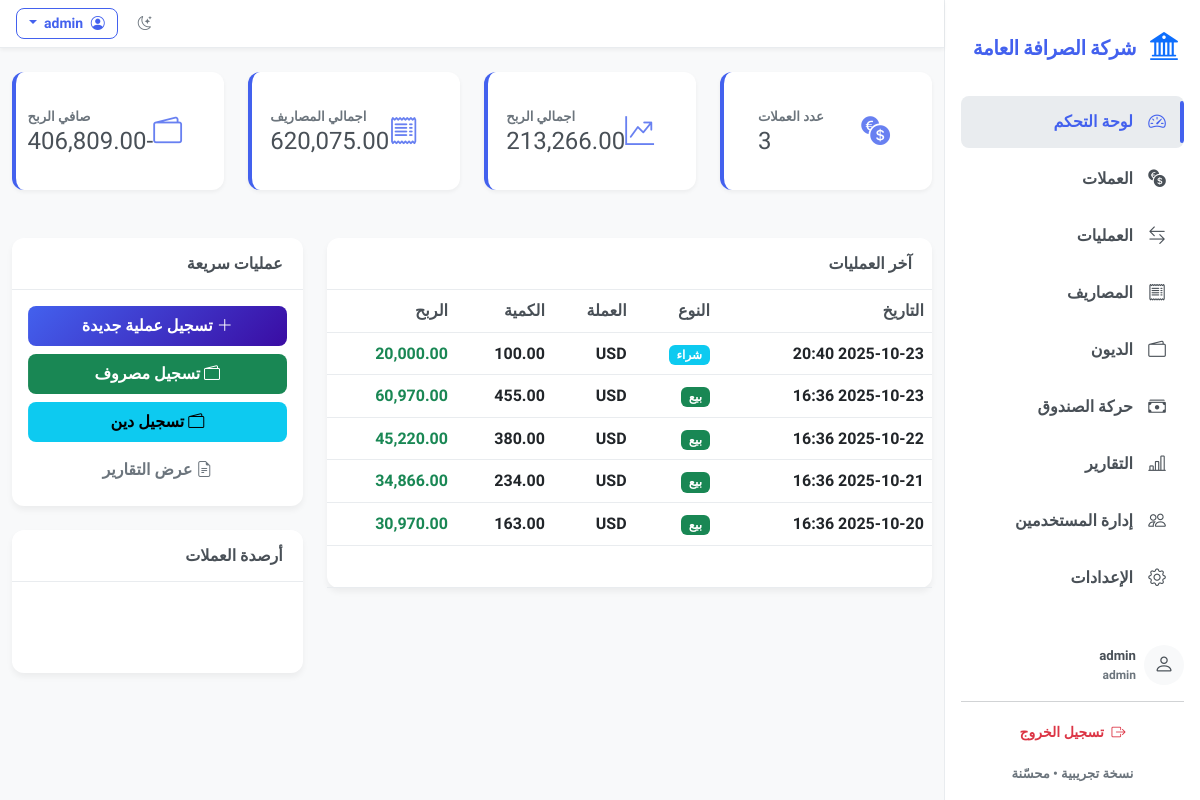
Screenshot of / (signed in) with the database file from the repository.
### models.py (models this page shows)
class Settings(db.Model):
    id = db.Column(db.Integer, primary_key=True)
    company_name = db.Column(db.String(100), default='شركة الصرافة')
    company_logo = db.Column(db.String(200), default='bi-bank2')  # Bootstrap icon class

class User(UserMixin, db.Model):
    id = db.Column(db.Integer, primary_key=True)
    username = db.Column(db.String(80), unique=True, nullable=False)
    password_hash = db.Column(db.String(200), nullable=False)
    role = db.Column(db.String(20), default='viewer')

class Transaction(db.Model):
    id = db.Column(db.Integer, primary_key=True)
    date = db.Column(db.DateTime, default=datetime.utcnow)
    type = db.Column(db.String(10))
    currency_id = db.Column(db.Integer, db.ForeignKey('currency.id'))
    currency = db.relationship('Currency')
    quantity = db.Column(db.Float, nullable=False)
    buy_rate = db.Column(db.Float)
    sell_rate = db.Column(db.Float)
    total_value_local = db.Column(db.Float)
    profit = db.Column(db.Float)
    notes = db.Column(db.String(255))

class Currency(db.Model):
    id = db.Column(db.Integer, primary_key=True)
    code = db.Column(db.String(10), unique=True, nullable=False)
    name = db.Column(db.String(64), nullable=False)
    rate = db.Column(db.Float, nullable=False, default=1.0)
    last_update = db.Column(db.DateTime, default=datetime.utcnow)

### app.py (the view)
    @app.route('/')
    @login_required
    def dashboard():
        total_currencies = Currency.query.count()
        latest_tx = Transaction.query.order_by(Transaction.date.desc()).limit(10).all()
        currencies = Currency.query.all()
        total_profit = db.session.query(db.func.coalesce(db.func.sum(Transaction.profit),0)).scalar() or 0
        total_expenses = db.session.query(db.func.coalesce(db.func.sum(Expense.amount),0)).scalar() or 0
        balances = {}
        for c in currencies:
            last = Cashbox.query.filter_by(currency_id=c.id).order_by(Cashbox.date.desc()).first()
            balances[c.code] = last.balance_after if last else 0
        settings = Settings.query.first()
        return render_template('dashboard.html', total_currencies=total_currencies, latest_tx=latest_tx,
                               currencies=currencies, total_profit=total_profit, total_expenses=total_expenses,
                               balances=balances, settings=settings)

### templates/dashboard.html (shortened to what this page needs)
{% extends 'base.html' %}
{% block content %}
<div class="row g-4 mb-4 animate-on-scroll">
  <div class="col-12 col-md-3">
    <div class="card stat-card bounce-in">
      <div class="card-body">
        <div class="d-flex align-items-center">
          <i class="bi bi-currency-exchange stat-icon"></i>
          <div class="ms-auto text-end">
            <div class="small text-muted">عدد العملات</div>
            <div class="h4 mb-0">{{ total_currencies }}</div>
          </div>
        </div>
      </div>
    </div>
  </div>
  <div class="col-12 col-md-3">
    <div class="card stat-card  bounce-in">
      <div class="card-body">
        <div class="d-flex align-items-center">
          <i class="bi bi-graph-up-arrow stat-icon"></i>
          <div class="ms-auto text-end">
            <div class="small text-muted">اجمالي الربح</div>
            <div class="h4 mb-0">{{ total_profit|currency_fmt }}</div>
          </div>
        </div>
      </div>
    </div>
  </div>
  <div class="col-12 col-md-3">
    <div class="card stat-card  bounce-in">
      <div class="card-body">
        <div class="d-flex align-items-center">
          <i class="bi bi-receipt stat-icon"></i>
          <div class="ms-auto text-end">
            <div class="small text-muted">اجمالي المصاريف</div>
            <div class="h4 mb-0">{{ total_expenses|currency_fmt }}</div>
          </div>
        </div>
      </div>
    </div>
  </div>
  <div class="col-12 col-md-3">
    <div class="card stat-card  bounce-in">
      <div class="card-body">
        <div class="d-flex align-items-center">
          <i class="bi bi-wallet2 stat-icon"></i>
          <div class="ms-auto text-end">
            <div class="small text-muted">صافي الربح</div>
            <div class="h4 mb-0">{{ (total_profit - total_expenses)|currency_fmt }}</div>
          </div>
        </div>
      </div>
    </div>
  </div>
</div>
<div class="row g-4 animate-on-scroll">
  <div class="col-12 col-md-8">
    <div class="card slide-in-left">
      <div class="card-header">
        <h6 class="mb-0">آخر العمليات</h6>
      </div>
      <div class="card-body p-0">
        {% if latest_tx %}
        <div class="table-responsive">
          <table class="table table-hover mb-0">
            <thead>
              <tr>
                <th>التاريخ</th>
                <th>النوع</th>
                <th>العملة</th>
                <th>الكمية</th>
                <th>الربح</th>
              </tr>
            </thead>
            <tbody>
              {% for tx in latest_tx %}
              <tr class="animate-on-scroll">
                <td>{{ tx.date.strftime('%Y-%m-%d %H:%M') }}</td>
                <td>
                  {% if tx.type == 'buy' %}
                  <span class="badge bg-info">شراء</span>
                  {% else %}
                  <span class="badge bg-success">بيع</span>
                  {% endif %}
                </td>
                <td>{{ tx.currency.code if tx.currency else '-' }}</td>
                <td>{{ '{:,.2f}'.format(tx.quantity) }}</td>
                <td class="{% if tx.profit > 0 %}text-success{% else %}text-danger{% endif %}">
                  {{ '{:,.2f}'.format(tx.profit or 0) }}
                </td>
              </tr>
              {% endfor %}
            </tbody>
          </table>
        </div>
        {% else %}
        <div class="text-center py-5">
          <i class="bi bi-arrow-left-right fs-1 text-muted mb-3"></i>
          <h6 class="text-muted">لا توجد عمليات مسجلة</h6>
        </div>
        {% endif %}
      </div>
    </div>
  </div>
  <div class="col-12 col-md-4">
    <div class="card slide-in-right">
      <div class="card-header">
        <h6 class="mb-0">عمليات سريعة</h6>
      </div>
      <div class="card-body">
        <div class="d-grid gap-2">
          <a class="btn btn-primary bounce-in" href="/transaction/add">
            <i class="bi bi-plus-lg"></i> تسجيل عملية جديدة
          </a>
          <a class="btn btn-success bounce-in" href="/expense/add">
            <i class="bi bi-wallet2"></i> تسجيل مصروف
          </a>
          <a class="btn btn-info bounce-in" href="/debt/add">
            <i class="bi bi-wallet2"></i> تسجيل دين
          </a>
          <a class="btn btn-outline-secondary bounce-in" href="/reports">
            <i class="bi bi-file-earmark-text"></i> عرض التقارير
          </a>
        </div>
      </div>
    </div>
    <div class="card mt-4 slide-in-right">
      <div class="card-header">
        <h6 class="mb-0">أرصدة العملات</h6>
      </div>
      <div class="card-body">
        {% if balances %}
        <div class="row">
        </div>
        {% else %}
        <div class="text-center py-3">
          <i class="bi bi-cash-stack fs-3 text-muted"></i>
          <p class="small text-muted mt-2 mb-0">لا توجد أرصدة متوفرة</p>
        </div>
        {% endif %}
      </div>
    </div>
  </div>
</div>
{% endblock %}

### templates/base.html (shortened to what this page needs)
<!doctype html>
<html lang="ar" dir="rtl">
  <head>
    <link href="https://cdn.jsdelivr.net/npm/bootstrap@5.3.0/dist/css/bootstrap.rtl.min.css" rel="stylesheet">
    <link href="https://cdn.jsdelivr.net/npm/bootstrap-icons@1.10.5/font/bootstrap-icons.css" rel="stylesheet">
    <link rel="stylesheet" href="/static/css/styles.css">
    <link rel="stylesheet" href="/static/css/theme-extra.css">
  </head>
  <body>
    <div class="d-flex">
      <aside class="sidebar p-3" id="sidebar">
        <div class="d-flex align-items-center mb-4 mt-2">
          <div class="brand-logo me-2">
            <i class="bi {{ settings.company_logo if settings else 'bi-bank2' }} fs-3 text-primary"></i>
          </div>
          <div class="brand fw-bold">{{ settings.company_name if settings else 'شركة الصرافة' }}</div>
        </div>
        <nav class="nav flex-column">
          <a class="nav-link {{ 'active' if request.path == '/' else '' }}" href="/">
            <i class="bi bi-speedometer2 nav-icon"></i>
            <span class="nav-text">لوحة التحكم</span>
          </a>
          <a class="nav-link {{ 'active' if '/currencies' in request.path else '' }}" href="/currencies">
            <i class="bi bi-currency-exchange nav-icon"></i>
            <span class="nav-text">العملات</span>
          </a>
          <a class="nav-link {{ 'active' if '/transactions' in request.path else '' }}" href="/transactions">
            <i class="bi bi-arrow-left-right nav-icon"></i>
            <span class="nav-text">العمليات</span>
          </a>
          <a class="nav-link {{ 'active' if '/expenses' in request.path else '' }}" href="/expenses">
            <i class="bi bi-receipt nav-icon"></i>
            <span class="nav-text">المصاريف</span>
          </a>
          <a class="nav-link {{ 'active' if '/debts' in request.path else '' }}" href="/debts">
            <i class="bi bi-wallet2 nav-icon"></i>
            <span class="nav-text">الديون</span>
          </a>
          <a class="nav-link {{ 'active' if '/cashbox' in request.path else '' }}" href="/cashbox">
            <i class="bi bi-cash-stack nav-icon"></i>
            <span class="nav-text">حركة الصندوق</span>
          </a>
          <a class="nav-link {{ 'active' if '/reports' in request.path else '' }}" href="/reports">
            <i class="bi bi-bar-chart-line nav-icon"></i>
            <span class="nav-text">التقارير</span>
          </a>
          {% if current_user.role == 'admin' %}
          <a class="nav-link {{ 'active' if '/users' in request.path else '' }}" href="/users">
            <i class="bi bi-people nav-icon"></i>
            <span class="nav-text">إدارة المستخدمين</span>
          </a>
          {% endif %}
          <a class="nav-link {{ 'active' if '/settings' in request.path else '' }}" href="/settings">
            <i class="bi bi-gear nav-icon"></i>
            <span class="nav-text">الإعدادات</span>
          </a>
        </nav>
        <div class="sidebar-footer mt-auto">
          <div class="user-info d-flex align-items-center mb-3">
            <div class="avatar bg-light rounded-circle d-flex align-items-center justify-content-center me-2">
              <i class="bi bi-person fs-5"></i>
            </div>
            <div class="user-details">
              <div class="username small fw-bold">{{ current_user.username }}</div>
              <div class="role small text-muted">{{ current_user.role }}</div>
            </div>
          </div>
          <hr class="my-3">
          <div class="text-center">
            <a class="btn btn-sm btn-outline-danger w-100" href="/logout">
              <i class="bi bi-box-arrow-right me-1"></i> تسجيل الخروج
            </a>
          </div>
          <div class="version small text-muted text-center mt-3">نسخة تجريبية • محسّنة</div>
        </div>
      </aside>
      <div class="flex-grow-1 main-content">
        <nav class="navbar navbar-expand-lg navbar-light bg-white shadow-sm px-3">
          <div class="container-fluid p-0">
            <div class="ms-auto d-flex align-items-center">
              <button class="btn btn-sm btn-outline-secondary theme-toggle me-2" title="تبديل الوضع">
                <i class="bi bi-moon-stars"></i>
              </button>
              <div class="dropdown">
                <button class="btn btn-sm btn-outline-primary dropdown-toggle" type="button" id="userDropdown" data-bs-toggle="dropdown">
                  <i class="bi bi-person-circle me-1"></i> {{ current_user.username }}
                </button>
              </div>
            </div>
          </div>
        </nav>
        <main class="container py-4">
          {% block content %}{% endblock %}
        </main>
      </div>
    </div>
  </body>
</html>

### static/css/theme-extra.css (style rules this page uses)
.brand { font-weight:800; font-size:1.2rem; color:var(--primary); letter-spacing: -0.5px; font-family: 'Dubai', 'Tajawal', sans-serif; }
.sidebar .nav-link { margin-bottom: 0.3rem; font-family: 'Dubai', 'Tajawal', sans-serif; font-weight: 700; }
.user-details .username { font-weight: 600; font-family: 'Dubai', 'Tajawal', sans-serif; }
.user-details .role { font-size: 0.75rem; font-family: 'Dubai', 'Tajawal', sans-serif; }

### rows the page displays
Settings: company_name "شركة الصرافة العامة"
User: username "admin", role "admin"
Transaction: date "2025-10-23 20:40", type "شراء", currency "USD", quantity "100.00", profit "20,000.00"
Transaction: date "2025-10-23 16:36", type "بيع", currency "USD", quantity "455.00", profit "60,970.00"
Transaction: date "2025-10-22 16:36", type "بيع", currency "USD", quantity "380.00", profit "45,220.00"
Transaction: date "2025-10-21 16:36", type "بيع", currency "USD", quantity "234.00", profit "34,866.00"
Transaction: date "2025-10-20 16:36", type "بيع", currency "USD", quantity "163.00", profit "30,970.00"

### other values shown
{{ total_currencies }} "3"
{{ total_profit|currency_fmt }} "213,266.00"
{{ total_expenses|currency_fmt }} "620,075.00"
{{ (total_profit - total_expenses)|currency_fmt }} "-406,809.00"
